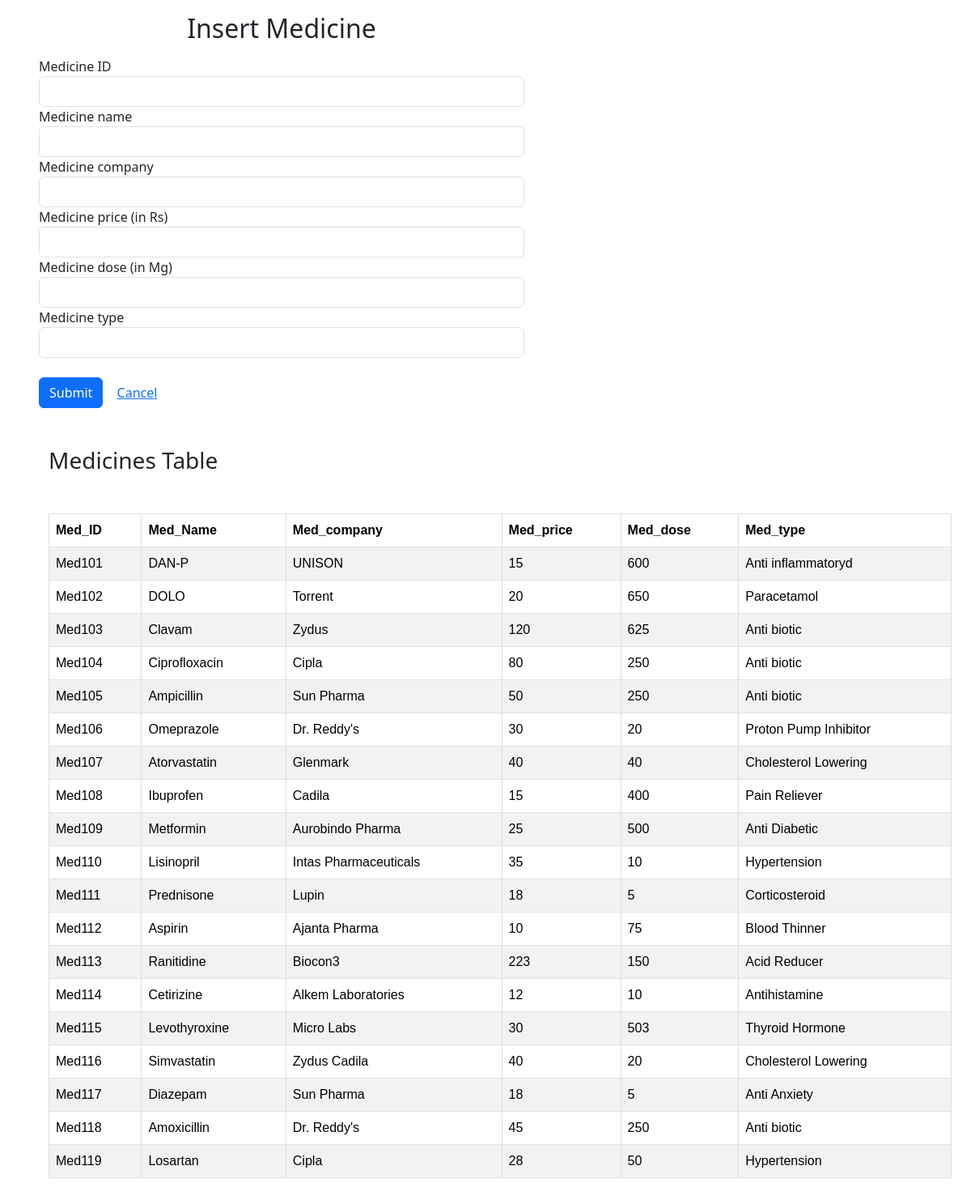
The page /show_addmedicines.php on the database its author committed.
### tables this page shows
CREATE TABLE `medicines` (
  `Med_ID` varchar(10) NOT NULL,
  `Med_Name` varchar(50) NOT NULL,
  `Med_company` varchar(50) DEFAULT NULL,
  `Med_price` int(11) NOT NULL,
  `Med_dose` varchar(10) NOT NULL,
  `Med_type` varchar(50) DEFAULT NULL
);

### show_addmedicines.php (the view, shortened to what this page needs)
<!DOCTYPE html>
<html>
<head>
        <link href="https://cdn.jsdelivr.net/npm/bootstrap@5.3.2/dist/css/bootstrap.min.css" rel="stylesheet">
        <link rel="stylesheet" href="style.css">
</head>
<body>
        <div class="col-md-6 mx-5">
                <h2 class="text-center my-3">Insert Medicine</h2>
                <form method="post" action="medicines_info.php">
                        <div class="form-group">
                                <label for="Med_ID">Medicine ID</label>
                                <input type="text" class="form-control" id="Med_ID" name="Med_ID" required>
                        </div>
                        <div class="form-group">
                                <label for="Med_Name">Medicine name</label>
                                <input type="text" class="form-control" id="Med_Name" name="Med_Name" required>
                        </div>
                        <div class="form-group">
                                <label for="Med_company">Medicine company</label>
                                <input type="text" class="form-control" id="Med_company" name="Med_company" required>
                        </div>
                        <div class="form-group">
                                <label for="Med_price">Medicine price (in Rs)</label>
                                <input type="number" class="form-control" id="Med_price" name="Med_price" required>
                        </div>
                        <div class="form-group">
                                <label for="Med_dose">Medicine dose (in Mg)</label>
                                <input type="number" class="form-control" id="Med_dose" name="Med_dose" required>
                        </div>
                        <div class="form-group">
                                <label for="Med_type">Medicine type</label>
                                <input type="text" class="form-control" id="Med_type" name="Med_type" required>
                        </div>
                        <div class="form-group my-4">
                                <button type="submit" class="btn btn-primary" name="save">Submit</button>
                                <a class="btn btn-link ml-2" href="index.php">Cancel</a>
                        </div>
                </form>
        </div>
        <div class="container my-5 mx-5">
                <?php
                include 'config.php';
                $result = mysqli_query($link, "SELECT * FROM MEDICINES");
                if (mysqli_num_rows($result) > 0) {
                ?>
                        <h3 class="my-5">Medicines Table</h3>
                        <div class="table-responsive">
                                <table class="table table-bordered table-striped">
                                        <thead class="thead-dark">
                                                <tr>
                                                        <th>Med_ID</th>
                                                        <th>Med_Name</th>
                                                        <th>Med_company</th>
                                                        <th>Med_price</th>
                                                        <th>Med_dose</th>
                                                        <th>Med_type</th>
                                                </tr>
                                        </thead>
                                        <tbody>
                                                <?php
                                                while ($row = mysqli_fetch_array($result)) {
                                                ?>
                                                        <tr>
                                                                <td><?php echo $row["Med_ID"]; ?></td>
                                                                <td><?php echo $row["Med_Name"]; ?></td>
                                                                <td><?php echo $row["Med_company"]; ?></td>
                                                                <td><?php echo $row["Med_price"]; ?></td>
                                                                <td><?php echo $row["Med_dose"]; ?></td>
                                                                <td><?php echo $row["Med_type"]; ?></td>
                                                        </tr>
                                                <?php
                                                }
                                                ?>
                                        </tbody>
                                </table>
                        </div>
                <?php
                } else {
                        echo "<h3>No medicines found.</h3>";
                }
                ?>
        </div>
</body>
</html>

### style.css (style rules this page uses)
* { margin: 0; padding: 0; box-sizing: border-box; }
table { font-family: arial, sans-serif; border-collapse: collapse; width: 100%; }
td, th { border: 1px solid #dddddd; text-align: left; padding: 8px; }
tr:nth-child(even) { background-color: white; }

### rows shown on the page
medicines: Med_ID "Med101", Med_Name "DAN-P", Med_company "UNISON", Med_price "15", Med_dose "600", Med_type "Anti inflammatoryd"
medicines: Med_ID "Med102", Med_Name "DOLO", Med_company "Torrent", Med_price "20", Med_dose "650", Med_type "Paracetamol"
medicines: Med_ID "Med103", Med_Name "Clavam", Med_company "Zydus", Med_price "120", Med_dose "625", Med_type "Anti biotic"
medicines: Med_ID "Med104", Med_Name "Ciprofloxacin", Med_company "Cipla", Med_price "80", Med_dose "250", Med_type "Anti biotic"
medicines: Med_ID "Med105", Med_Name "Ampicillin", Med_company "Sun Pharma", Med_price "50", Med_dose "250", Med_type "Anti biotic"
medicines: Med_ID "Med106", Med_Name "Omeprazole", Med_company "Dr. Reddy's", Med_price "30", Med_dose "20", Med_type "Proton Pump Inhibitor"
medicines: Med_ID "Med107", Med_Name "Atorvastatin", Med_company "Glenmark", Med_price "40", Med_dose "40", Med_type "Cholesterol Lowering"
medicines: Med_ID "Med108", Med_Name "Ibuprofen", Med_company "Cadila", Med_price "15", Med_dose "400", Med_type "Pain Reliever"
medicines: Med_ID "Med109", Med_Name "Metformin", Med_company "Aurobindo Pharma", Med_price "25", Med_dose "500", Med_type "Anti Diabetic"
medicines: Med_ID "Med110", Med_Name "Lisinopril", Med_company "Intas Pharmaceuticals", Med_price "35", Med_dose "10", Med_type "Hypertension"
medicines: Med_ID "Med111", Med_Name "Prednisone", Med_company "Lupin", Med_price "18", Med_dose "5", Med_type "Corticosteroid"
medicines: Med_ID "Med112", Med_Name "Aspirin", Med_company "Ajanta Pharma", Med_price "10", Med_dose "75", Med_type "Blood Thinner"
medicines: Med_ID "Med113", Med_Name "Ranitidine", Med_company "Biocon3", Med_price "223", Med_dose "150", Med_type "Acid Reducer"
medicines: Med_ID "Med114", Med_Name "Cetirizine", Med_company "Alkem Laboratories", Med_price "12", Med_dose "10", Med_type "Antihistamine"
medicines: Med_ID "Med115", Med_Name "Levothyroxine", Med_company "Micro Labs", Med_price "30", Med_dose "503", Med_type "Thyroid Hormone"
medicines: Med_ID "Med116", Med_Name "Simvastatin", Med_company "Zydus Cadila", Med_price "40", Med_dose "20", Med_type "Cholesterol Lowering"
medicines: Med_ID "Med117", Med_Name "Diazepam", Med_company "Sun Pharma", Med_price "18", Med_dose "5", Med_type "Anti Anxiety"
medicines: Med_ID "Med118", Med_Name "Amoxicillin", Med_company "Dr. Reddy's", Med_price "45", Med_dose "250", Med_type "Anti biotic"
medicines: Med_ID "Med119", Med_Name "Losartan", Med_company "Cipla", Med_price "28", Med_dose "50", Med_type "Hypertension"
